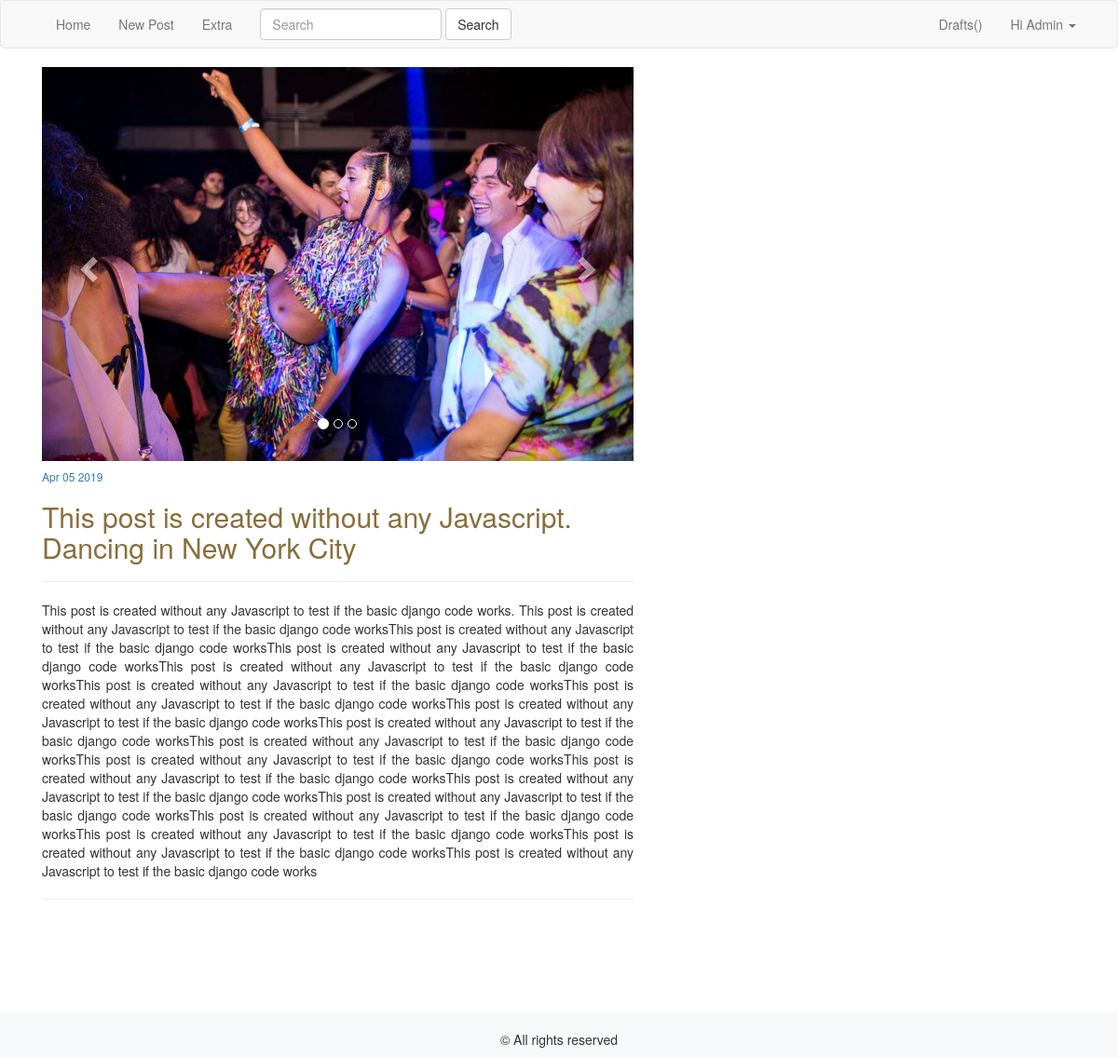
Page /posts/admin/this-post-is-created-without-any-javascript-dancing-in-new-york-city/ (signed in) on the committed database.
### posts/models.py (models this page shows, shortened)
class Prep (models.Model): #(Images)
    post = models.ForeignKey(Post, on_delete=models.CASCADE, related_name='post_prep')
    image = models.ImageField(upload_to='images/', blank=True, null=True, default='')
    image_title = models.CharField(max_length=100, blank=True, null=True)
    image_description = models.CharField(max_length=250, blank=True, null=True)
    sequence = models.SmallIntegerField(blank=True, null=True, validators=[MaxValueValidator(12),
                                                                           MinValueValidator(1)])
    class Meta:
        unique_together = (('post', 'sequence'),)
        ordering = ['sequence']

class Post(models.Model):
    user = models.ForeignKey(User, related_name='posts')
    created_at = models.DateTimeField(auto_now_add=True)
    title = models.CharField(max_length=250, unique=True)
    slug = models.SlugField(allow_unicode=True, unique=True, max_length=500)
    message = models.TextField(blank=True, null=True)
    message_html = models.TextField(editable=False, blank=True, null=True)
    post_image = models.ImageField(blank=True, null=True)
    is_draft = models.BooleanField(default=True)
    class Meta:
        ordering = ['-created_at']

### posts/views.py (the view)
# urls.py: url(r'^(?P<username>[-\w]+)/(?P<slug>[-\w]+)/$', views.PostDetail.as_view(), name='single'),
class PostDetail(DetailView):
    model = Post

### django_multiple_image_form/context_processors.py (called while the page is built)
def sections_processor(request):
    user = request.user
    if user.is_authenticated:
        drafts = user.posts.filter(is_draft=True).count()
    else:
        drafts = ''
    return {'drafts': drafts}

### posts/templates/posts/post_detail.html (shortened to what this page needs)
{% extends 'base.html' %}
{% load staticfiles %}
{% load bootstrap3 %}
{% block body %}
<div class="col-md-7">
    <div class="post-media">
        <div>
            <div id="myCarousel" class="carousel slide" data-ride="carousel" data-interval="false">
                <ol class="carousel-indicators">
                    <li data-target="#myCarousel" data-slide-to="0" class="active"></li>
                    {% for prep in post.post_prep.all %}
                    <li data-target="#myCarousel" data-slide-to="{{forloop.counter}}"></li>
                    {% endfor %}
                </ol>
                <div class="carousel-inner">
                    {% if post.post_image %}
                        <div class="item active">
                            <img class="img-responsive" src="{{post.post_image.url}}" alt="Image for {{post.title}}" >
                        </div>
                        {% endif %}
                </div>
            <a class="left carousel-control" href="#myCarousel" data-slide="prev">
              <span class="glyphicon glyphicon-chevron-left"></span>
            </a>
            <a class="right carousel-control" href="#myCarousel" data-slide="next">
              <span class="glyphicon glyphicon-chevron-right"></span>
            </a>
            </div>
        </div>
    </div>
    <h6>
        <time><a href="{% url 'posts:single' username=post.user.username slug=post.slug %}">{{post.created_at|date:"M d Y"}}</a></time>
    </h6>
        <div>
        <div>
        <h2><a href="{% url 'posts:single' username=post.user.username slug=post.slug %}" class="text-warning">{{post.title}}</a></h2>
        </div>
        <hr/>
    </div>
    <div>
        <div>
            <p class="text-justify">{{post.message|safe|linebreaksbr|urlizetrunc:15}}</p>
            <hr>
        </div>
    </div>
</div>
{% endblock %}

### templates/base.html (shortened to what this page needs)
<!DOCTYPE html>
<html lang="en">
<head>
    {% load staticfiles %}
    <link rel="stylesheet" href="https://maxcdn.bootstrapcdn.com/bootstrap/3.3.7/css/bootstrap.min.css">
    <link rel="stylesheet" type="text/css" href="{% static 'style.css' %}">
</head>
<body>
    <nav class="navbar navbar-default">
        <div class="container">
            <div class="collapse navbar-collapse" id="myNavbar">
                      <ul class="nav navbar-nav">
                          <li><a href="{% url 'posts:all' %}">Home</a></li>
                          <li><a href="{% url 'posts:new' %}">New Post</a></li>
                          <li><a href="">Extra</a></li>
                    </ul>
                      <form class="navbar-form navbar-left" action="{% url 'posts:all' %}">
                          <div class="form-group">
                              <input type="text" class="form-control" placeholder="Search" name="q">
                          </div>
                          <button type="submit" class="btn btn-default">Search</button>
                      </form>
            {% if request.user.is_anonymous  %}
                        <ul class="nav navbar-nav navbar-right">
                          <li><a href="{% url 'login' %}">Login</a></li>
                      </ul>
            {% else %}
                        <ul class="nav navbar-nav navbar-right">
                            <li>
                                <a href="{% url 'posts:drafts' %}">Drafts({{ is_draft }})</a>
                            </li>
                            <li class="dropdown">
                            <a class="dropdown-toggle" data-toggle="dropdown" href="#">Hi {{user.username|title}}
                            <span class="caret"></span></a>
                            </li>
                      </ul>
            {% endif %}
                </div>
              </div>
            </nav>
<div id="wrap">
    <div id="main" class="container clear-top">
        <div>
            {% block body %}
            {% endblock %}
        </div>
    </div>
</div>
  <footer class="footer">
      <p class="text-center">&copy; All rights reserved </p>
  </footer>
</body>
</html>

### static/style.css (style rules this page uses)
html, body { height: 100%; }
#wrap { min-height: 100%; }
#main { overflow:auto; padding-bottom:150px; }
.footer { position: relative; margin-top: -50px; height: 50px; clear:both; padding-top:20px; background-color: #f8f9fa; }

### rows in the picture
Post: post_image (picture), created_at "Apr 05 2019", title "This post is created without any Javascript. Dancing in New York City", message "This post is created without any Javascript to test if the basic django code works. This post is created without any Javascript to test if the basic django code worksThis post is created without any Javascript to test if the basic django code worksThis post is created without any Javascript to test if the basic django code worksThis post is created without any Javascript to test if the basic django code worksThis post is created without any Javascript to test if the basic django code worksThis post is created without any Javascript to test if the basic django code worksThis post is created without any Javascript to test if the basic django code worksThis post is created without any…"

### other values in the picture
{{ user.username|title }} "Admin"
